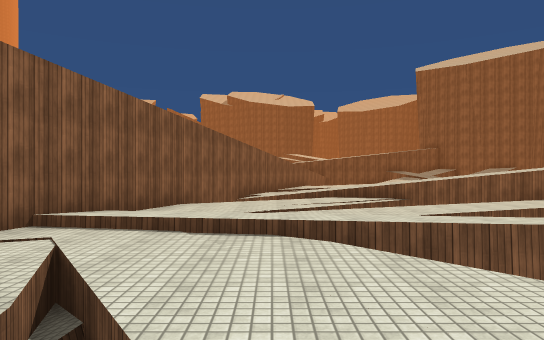
View 1 (above)

19 first-person views from a walk through a Unity game level. The camera is 1.5 m above the floor, looks level and sees 70° across. The floor is counted in squares, 2 m on a side. Each view is taken from the middle of a square. On the plan, view 1 faces up. The plan holds only what a view shows up to about 12 squares ahead; the rest is blank. The place goes on beyond the plan. Some animated figures are not drawn. Surface patterns are stand-ins for the level's own textures.

View 2
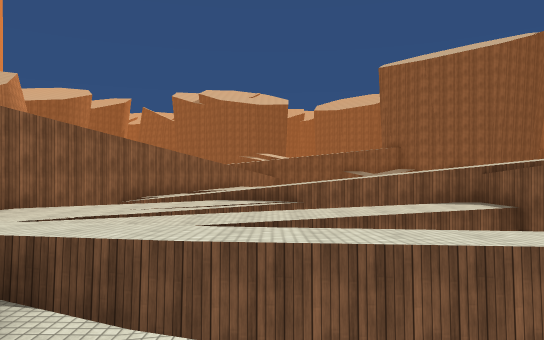

View 3
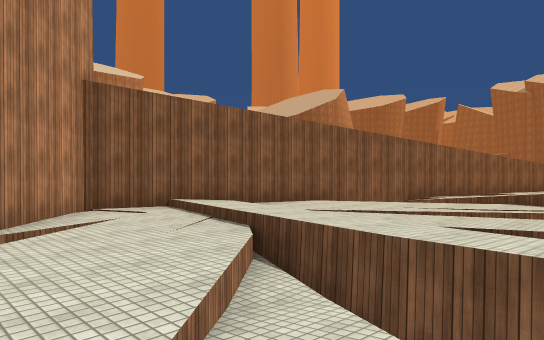

View 4
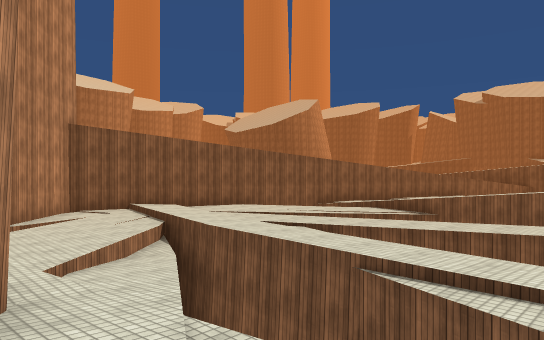

View 5
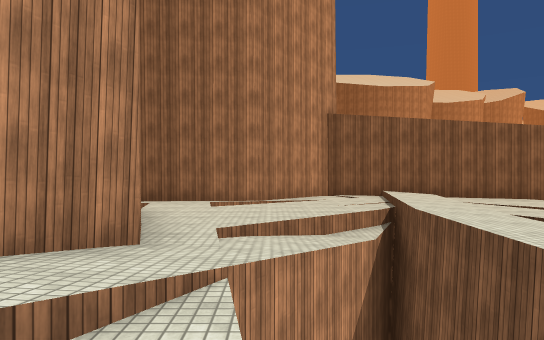

View 6
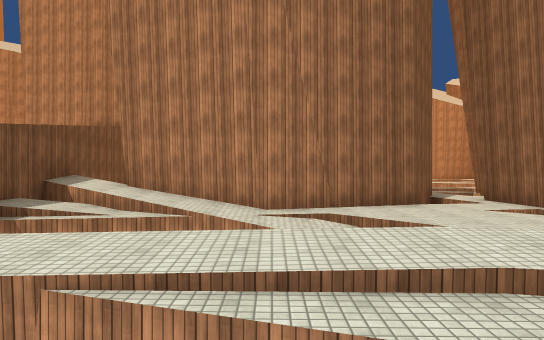

View 7
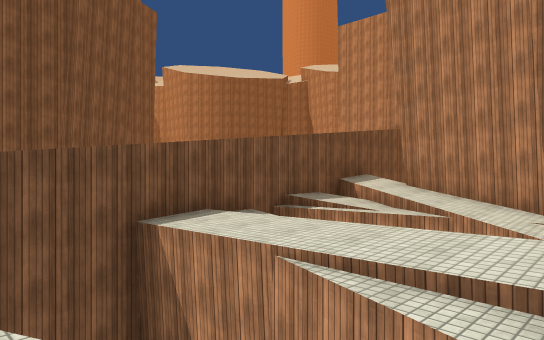

View 8
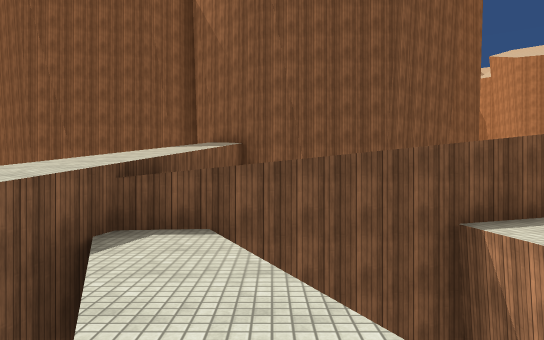

View 9
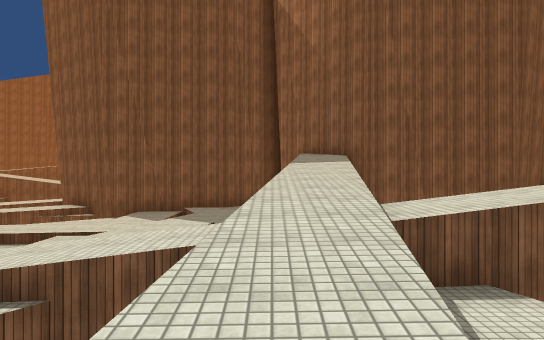

View 10
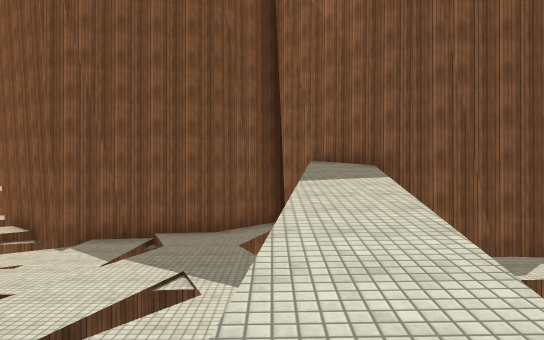

View 11
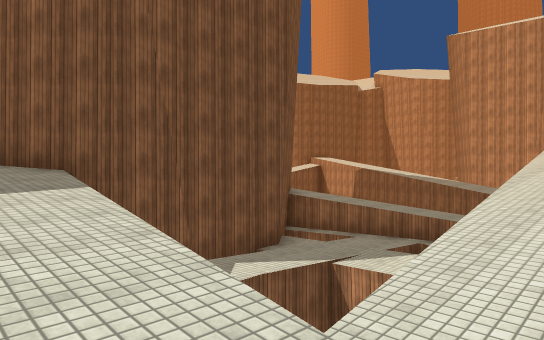

View 12
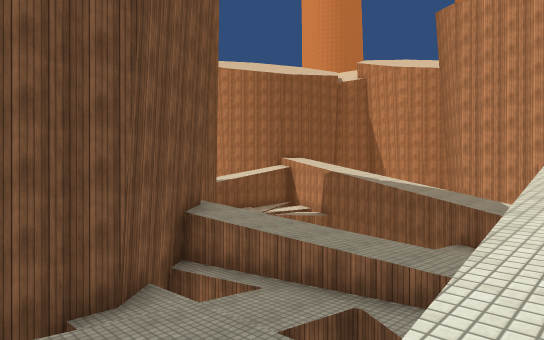

View 13
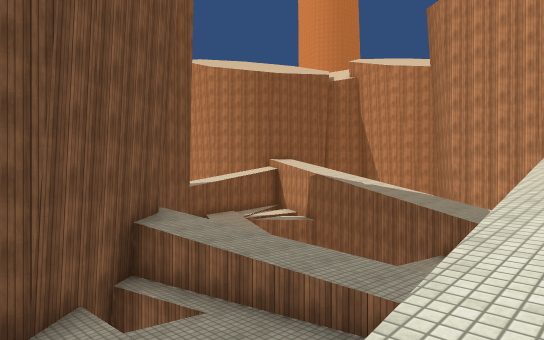

View 14
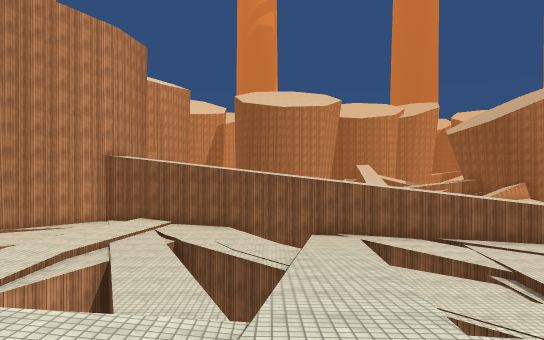

View 15
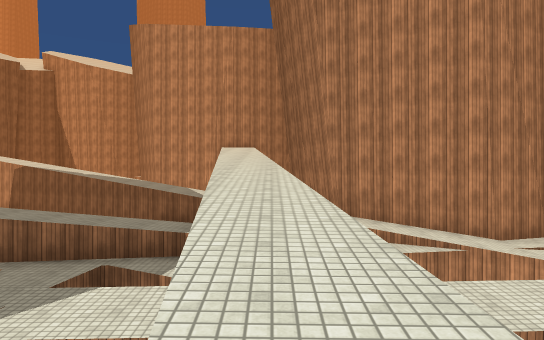

View 16
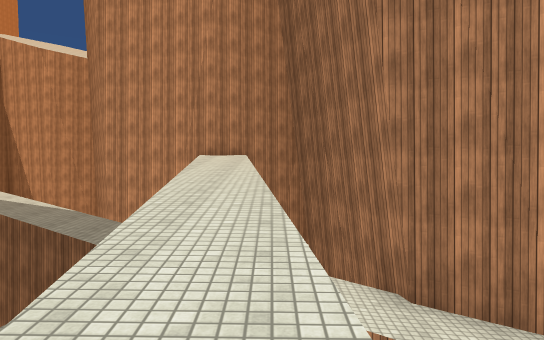

View 17
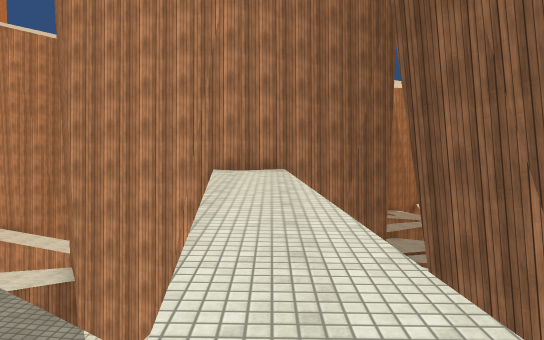

View 18
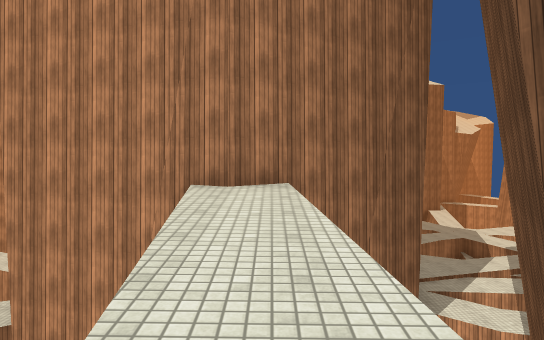

View 19
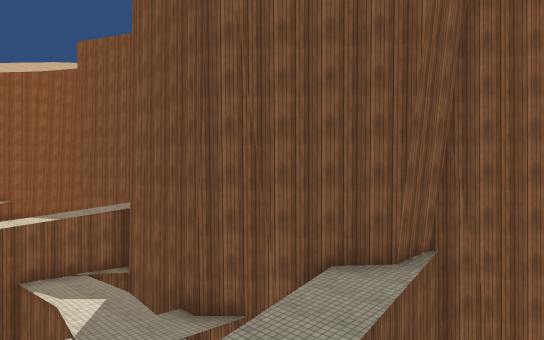

### Floor plan
Key: @ floor where view 1 was taken; # wall or solid block; x gap in a wall; . main floor; : floor 3.25 m higher than the main floor; + floor 4.75 m higher than the main floor; / step, stairs or slope; = window, fence, low wall or low ledge; v drop or lower ground.
Columns run from 4 left of view 1 to 18 right of it. Each row starts with its distance up from view 1.
 16      #           vv.#
 15     ##...      ...v.#
 14    ## vv... ......vv#
 13    #.vv/...v.=vv....#
 12    #.///=vv v=.vv...##
 11   ##v/////////vvvvvvv##
 10   #v./..vvvv///////:##
  9  ##....vvv..// vvvv##
  8  #...vv....vv/  vvv#
  7  #../...vv  v/v vv##
  6 ##.////.vv  v/v vv#
  5 #///........./vvvv##
  4 #....vvvvv////vvvvv##
  3 ##v.....v  vv/vvvvvv#
  2  ##v..///vvv//:vvvvv###
  1   #vv....//////vvvvv  #
  0   #.@.#####////       v
 -1   #..##   ##/// v
 -2   #.##     #vv/vv    vv
 -3    .#      ##v/vvvv
 -4             #v/vvvvvv
 -5            ##v/v  vv
 -6            #v /v   vv
 -7            #  +xv
 -8             v###### v
 -9          vvv##     #v
-10          v.        #vv
-11         .vv        ##
-12         ...
-13        /...
-14        //.

Positions as (right, up) in squares from view 1, and headings:
1: (0, 0), facing up
2: (3, 1), facing up
3: (4, 1), facing up-left
4: (8, 0), facing up-left
5: (8, 2), facing left
6: (4, 8), facing down
7: (3, 8), facing down-right
8: (3, 8), facing right
9: (4, 11), facing right
10: (7, 11), facing right
11: (8, 11), facing down-right
12: (9, 7), facing down-right
13: (9, 6), facing down-right
14: (11, 10), facing left
15: (9, 9), facing down
16: (9, 4), facing down
17: (10, 0), facing down
18: (10, -2), facing down
19: (10, -1), facing up-right
